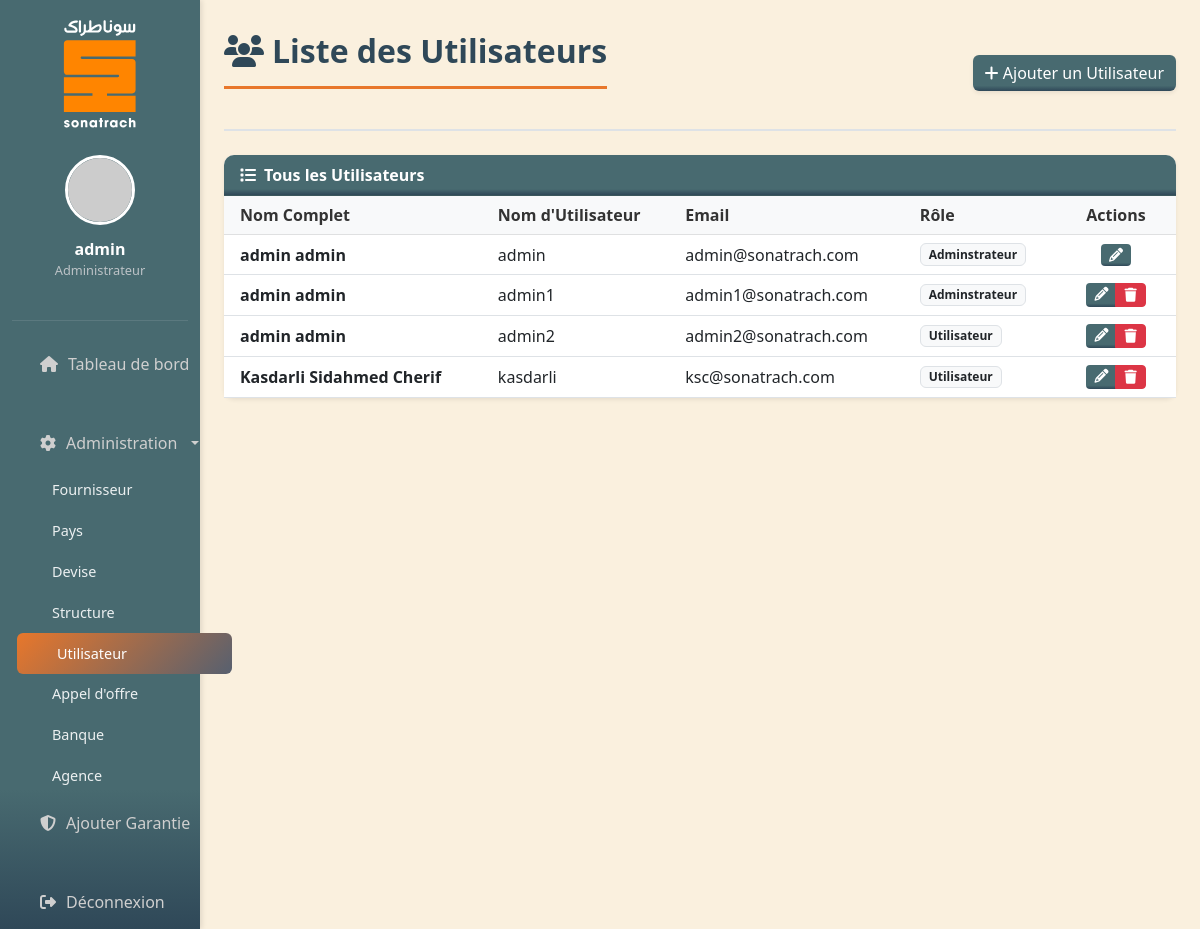
/index.php?page=liste-user (signed in), run on the app's committed database.
### tables this page shows
CREATE TABLE IF NOT EXISTS `utilisateur` (
  `id` int NOT NULL AUTO_INCREMENT,
  `email` varchar(255) NOT NULL,
  `username` varchar(50) NOT NULL,
  `nom` varchar(50) NOT NULL,
  `prenom` varchar(50) NOT NULL,
  `mot_de_pass` varchar(255) NOT NULL,
  `roleID` int NOT NULL,
  PRIMARY KEY (`id`),
  UNIQUE KEY `email` (`email`),
  UNIQUE KEY `username` (`username`),
  KEY `fk_role_utilisateur` (`roleID`)
);

CREATE TABLE IF NOT EXISTS `role` (
  `id` int NOT NULL AUTO_INCREMENT,
  `code` varchar(255) NOT NULL,
  `libelle` varchar(255) NOT NULL,
  PRIMARY KEY (`id`),
  UNIQUE KEY `code` (`code`)
);

### pages/liste-user.php (the view, shortened to what this page needs)
<?php
$pdo = getDBConnection();
$query = "SELECT u.*, r.libelle as role_nom
          FROM utilisateur u
          LEFT JOIN role r ON u.roleID = r.id
          ORDER BY u.nom ASC";
$result = $pdo->query($query);
$users = $result->fetchAll(PDO::FETCH_ASSOC);
?>
<div class="content-header mb-4">
    <div class="d-flex justify-content-between align-items-center">
        <h1 class="page-title"><i class="fas fa-users me-2"></i>Liste des Utilisateurs</h1>
        <a href="index.php?page=user" class="btn ajouter shadow-sm">
            <i class="fas fa-plus"></i> Ajouter un Utilisateur
        </a>
    </div>
</div>
<div class="card shadow-sm border-0">
    <div class="card-header text-white fw-bold" style="background-color: #486a70;">
        <i class="fas fa-list me-2"></i>Tous les Utilisateurs
    </div>
    <div class="card-body p-0">
        <?php if (count($users) > 0): ?>
        <div class="table-responsive">
            <table class="table table-hover align-middle mb-0">
                <thead class="table-light">
                    <tr>
                        <th class="ps-3" style="color: #333;">Nom Complet</th>
                        <th style="color: #333;">Nom d'Utilisateur</th>
                        <th style="color: #333;">Email</th>
                        <th style="color: #333;">Rôle</th>
                        <th class="text-center" style="width: 120px; color: #333;">Actions</th>
                    </tr>
                </thead>
                <tbody>
                    <?php foreach ($users as $u): ?>
                        <tr>
                            <td class="ps-3"><strong><?php echo htmlspecialchars($u['nom'] . ' ' . $u['prenom']); ?> </strong></td>
                            <td><?php echo htmlspecialchars($u['username']); ?></td>
                            <td><?php echo htmlspecialchars($u['email'] ?? ''); ?></td>
                            <td>
                                <span class="badge bg-light text-dark border">
                                    <?php echo htmlspecialchars($u['role_nom'] ?? 'Utilisateur'); ?>
                                </span>
                            </td>
                            <td class="text-center">
                                <div class="btn-group">
                                    <a href="index.php?page=user&edit=<?php echo $u['id']; ?>" class="btn btn-sm ajouter text-white">
                                        <i class="fas fa-pencil-alt"></i>
                                    </a>
                                    <?php if (isset($_SESSION['user_id']) && $u['id'] != $_SESSION['user_id']): ?>
                                    <button class="btn btn-sm btn-danger delete-user"
                                            data-id="<?php echo $u['id']; ?>"
                                            data-nom="<?php echo htmlspecialchars($u['username']); ?>">
                                        <i class="fas fa-trash"></i>
                                    </button>
                                    <?php endif; ?>
                                </div>
                            </td>
                        </tr>
                    <?php endforeach; ?>
                </tbody>
            </table>
        </div>
        <?php endif; ?>
    </div>
</div>

### index.php (style rules this page uses)
.ajouter { background: linear-gradient(180deg, #486a70 85%, #2f4858 100%); color: white; border: none; }
body { overflow-x: hidden; font-family: 'Segoe UI', Tahoma, Geneva, Verdana, sans-serif; background: #faf0de; }
.page-title { font-size: 2rem; font-weight: 700; color: #2f4858; margin-bottom: 1.5rem; padding-bottom: 1rem; border-bottom: 3px solid #e8772b; display: inline-block; }
.content-header { margin-bottom: 2rem; padding-bottom: 1rem; border-bottom: 2px solid #dee2e6; }
.card { border: none; box-shadow: 0 2px 8px rgba(0,0,0,0.08); border-radius: 10px; }
.card-header { background: linear-gradient(180deg, #486a70 85%, #2f4858 100%); color: white; font-weight: 600; border-radius: 10px 10px 0 0 !important; }

### data on the page
utilisateur: nom+prenom "admin admin", username "admin", email "admin@sonatrach.com", roleID.libelle "Adminstrateur"
utilisateur: nom+prenom "admin admin", username "admin1", email "admin1@sonatrach.com", roleID.libelle "Adminstrateur"
utilisateur: nom+prenom "admin admin", username "admin2", email "admin2@sonatrach.com", roleID.libelle "Utilisateur"
utilisateur: nom+prenom "Kasdarli Sidahmed Cherif", username "kasdarli", email "ksc@sonatrach.com", roleID.libelle "Utilisateur"

### other printed values
$userName "admin"
